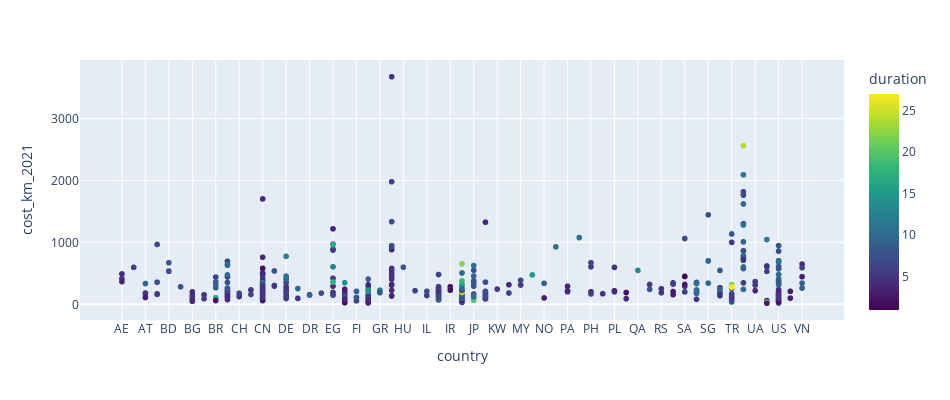

This figure's notebook cell:
### Markdown cell above
and then once again, with duration as the 'color'.

### Code cell
fig = px.scatter(df_engineered.sort_values(by='country'), 
                 x='country',
                 y='cost_km_2021',
                 color='duration',
                 color_continuous_scale=px.colors.sequential.Viridis)

fig.update_layout(width=950, height=400)
fig.show()

### Figure 1 — Plotly figure (JSON) as saved in the notebook; plotly's stock layout.template omitted (floating-point values rounded to 4 significant figures; data arrays with more than 128 entries replaced by an {"elided": "..."} marker saying what was removed)
{"data": [{"hovertemplate": "country=%{x}<br>cost_km_2021=%{y}<br>duration=%{marker.color}<extra></extra>", "legendgroup": "", "marker": {"color": {"elided": "1015 int values"}, "coloraxis": "coloraxis", "symbol": "circle"}, "mode": "markers", "name": "", "showlegend": false, "type": "scattergl", "x": {"elided": "1015 str values"}, "xaxis": "x", "y": {"elided": "1015 float values"}, "yaxis": "y"}], "layout": {"coloraxis": {"colorbar": {"title": {"text": "duration"}}, "colorscale": [[0, "#440154"], [0.1111, "#482878"], [0.2222, "#3e4989"], [0.3333, "#31688e"], [0.4444, "#26828e"], [0.5556, "#1f9e89"], [0.6667, "#35b779"], [0.7778, "#6ece58"], [0.8889, "#b5de2b"], [1, "#fde725"]]}, "height": 400, "legend": {"tracegroupgap": 0}, "margin": {"t": 60}, "width": 950, "xaxis": {"anchor": "y", "domain": [0, 1], "title": {"text": "country"}}, "yaxis": {"anchor": "x", "domain": [0, 1], "title": {"text": "cost_km_2021"}}}}
